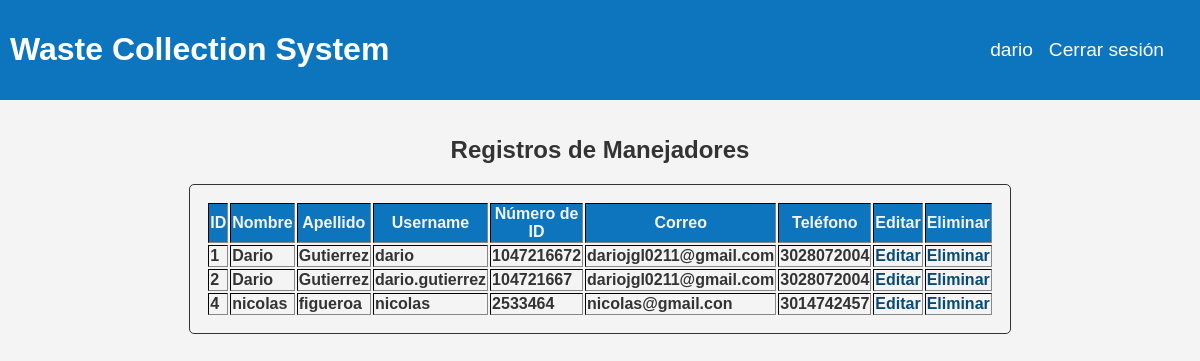
The page /manejador/ver (signed in) on the database its author committed.
### tables this page shows
CREATE TABLE MANEJADORES (
            ID INTEGER PRIMARY KEY AUTOINCREMENT,
            NOMBRE TEXT,
            APELLIDO TEXT NOT NULL,
            USERNAME TEXT NOT NULL,
            NUM_ID TEXT NOT NULL,
            CORREO TEXT,
            TELEFONO TEXT NOT NULL,
            CONTRASEÑA TEXT
        );

### app/app.py (the view)
@app.route("/manejador/ver")
def ver_manejador():
    conn = sqlite3.connect('instance/WCS.db')
    cursor = conn.cursor()
    cursor.execute('SELECT * FROM manejadores')
    registros = cursor.fetchall()
    conn.close()
    return render_template("manejador/ver_manejador.html", registros=registros)

### app/templates/manejador/ver_manejador.html (shortened to what this page needs)
{% extends 'base.html' %}
{% block content %}
<div class="vista_div">
    <h2>Registros de Manejadores</h2>
    <table border="1">
        <thead>
            <tr>
                <th>ID</th>
                <th>Nombre</th>
                <th>Apellido</th>
                <th>Username</th>
                <th>Número de ID</th>
                <th>Correo</th>
                <th>Teléfono</th>
                <th>Editar</th>
                <th>Eliminar</th>
            </tr>
        </thead>
        <tbody>
            {% for registro in registros %}
            <tr>
                <td>{{ registro[0] }}</td>
                <td>{{ registro[1] }}</td>
                <td>{{ registro[2] }}</td>
                <td>{{ registro[3] }}</td>
                <td>{{ registro[4] }}</td>
                <td>{{ registro[5] }}</td>
                <td>{{ registro[6] }}</td>
                <td><a href="{{ url_for('actualizar_manejador', id=registro[0]) }}">Editar</a></td>
                <td><a href="{{ url_for('eliminar_manejador', id=registro[0]) }}"
                        onclick="return confirm('¿Estás seguro de que quieres eliminar este registro?');">Eliminar</a>
                </td>
            </tr>
            {% endfor %}
        </tbody>
    </table>
</div>
{% endblock %}

### app/static/css/style.css (style rules this page uses)
body { font-family: "Arial", sans-serif; margin: 0; padding: 0; background-color: #f4f4f4; color: #333; }
.vista_div { display: flex; justify-content: center; align-items: center; flex-direction: column; margin-top: 1rem; }
.vista_div table { border: 1px solid #333; border-radius: 5px; text-decoration: none; font-weight: bold; width: 450px; transition: all 0.3s ease-in-out; padding: 1rem; align-items: center; margin-bottom: 1rem; }
.vista_div th { background-color: #0d75be; color: #f4f4f4; }
.vista_div a { color: #064a7a; text-decoration: none; }

### rows shown on the page
MANEJADORES: ID "1", NOMBRE "Dario", APELLIDO "Gutierrez", USERNAME "dario", NUM_ID "1047216672", CORREO "dariojgl0211@gmail.com", TELEFONO "3028072004"
MANEJADORES: ID "2", NOMBRE "Dario", APELLIDO "Gutierrez", USERNAME "dario.gutierrez", NUM_ID "104721667", CORREO "dariojgl0211@gmail.com", TELEFONO "3028072004"
MANEJADORES: ID "4", NOMBRE "nicolas", APELLIDO "figueroa", USERNAME "nicolas", NUM_ID "2533464", CORREO "nicolas@gmail.con", TELEFONO "3014742457"

### other values the page prints
{{ session['manejador'] }} "dario"
